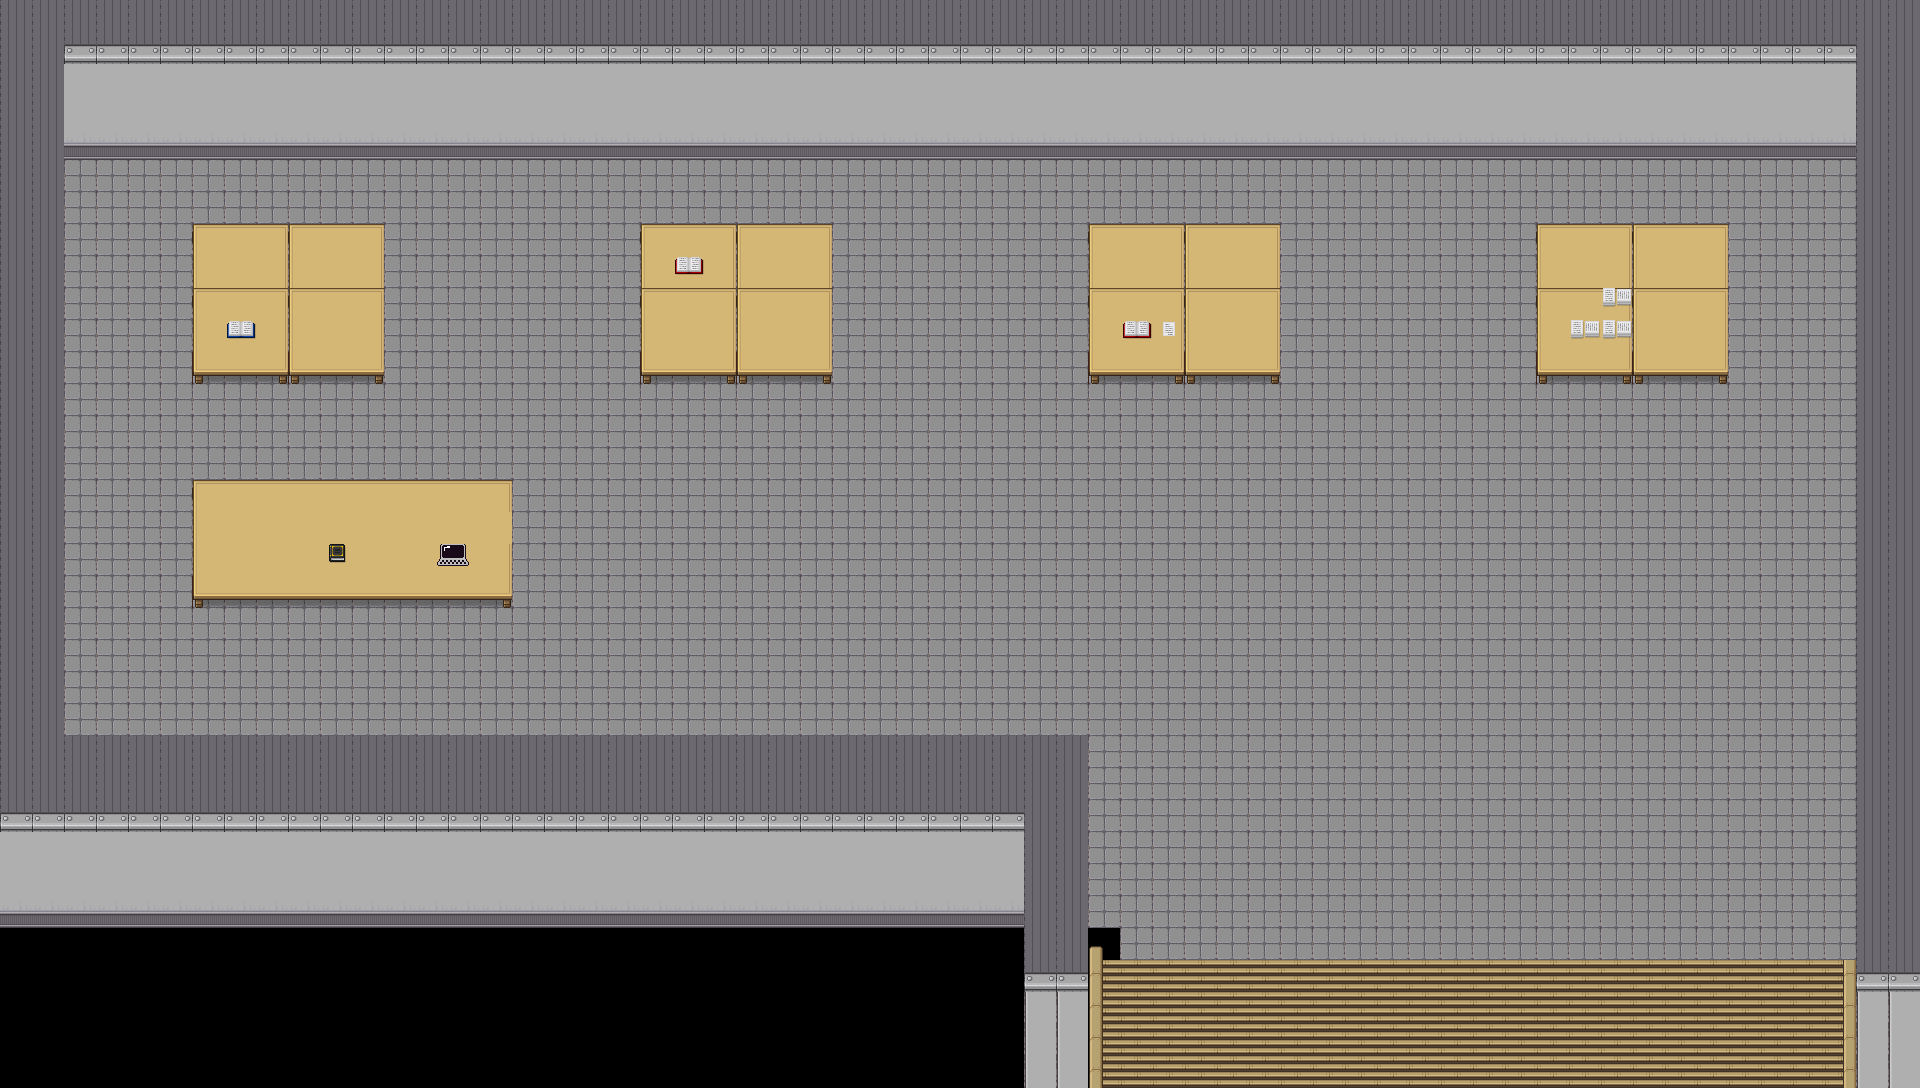

A 2D game scene composited from a Tiled map and its tileset images. What follows is a short description and the map's XML, with each tile layer's data collapsed to a summary:
An orthogonal 60x34 tile map with 32x32 px tiles, 3 tile layers (SW1 Floor 2, SW1 Floor 2 Walls and Tables, Decoration) and 2 objects (SW1 Floor 2 Entrance and Exit, Key Item Locker Lock).

<map version="1.2" tiledversion="1.3.3" orientation="orthogonal" renderorder="right-down" width="60" height="34" tilewidth="32" tileheight="32" infinite="0" nextlayerid="19" nextobjectid="12">
 <tileset firstgid="1" source="../main tileset.tsx" />
 <layer id="14" name="SW1 Floor 2" width="60" height="34">
  <data>[2040 cells, 2040 non-empty, 6 distinct tile ids]</data>
 </layer>
 <layer id="15" name="SW1 Floor 2 Walls and Tables" width="60" height="34">
  <data>[2040 cells, 773 non-empty, 15 distinct tile ids]</data>
 </layer>
 <layer id="17" name="Decoration" width="60" height="34">
  <data>[2040 cells, 10 non-empty, 7 distinct tile ids]</data>
 </layer>
 <objectgroup id="18" name="SW1 Floor 2 Entrance and Exit">
  <object id="11" name="SW1 Floor 2 Entrance and Exit" x="1458" y="1052">
   <point />
  </object>
 </objectgroup>
 <objectgroup id="16" name="Key Item Locker Lock">
  <object id="10" name="Key Item Locker Lock" x="206" y="266">
   <point />
  </object>
 </objectgroup>
</map>
